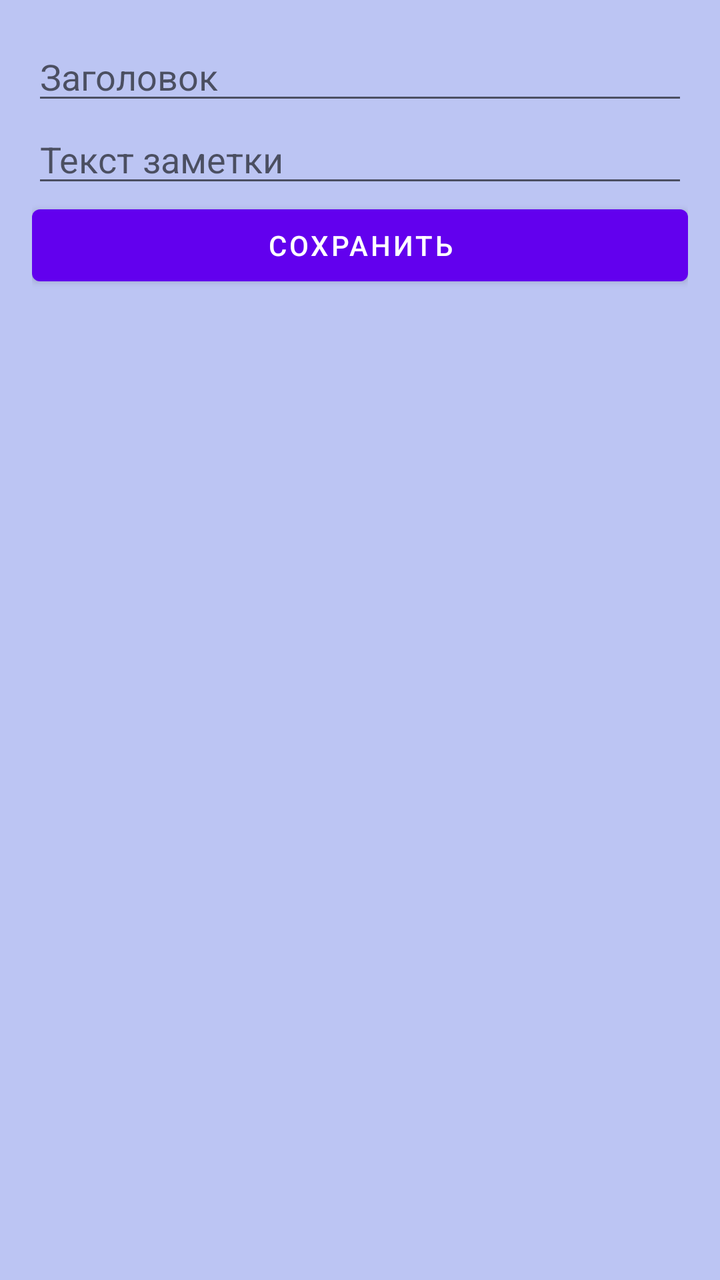
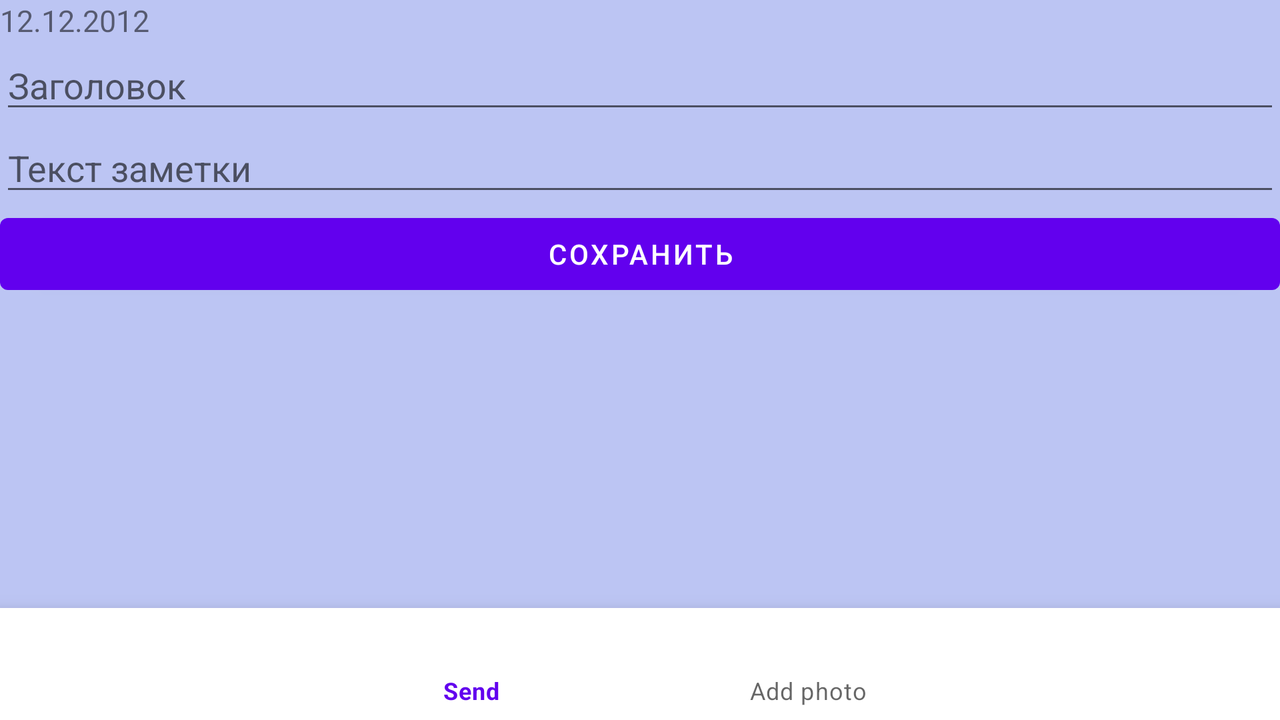

Two renders of one Android screen. The first uses the default layout on a phone; the second uses the alternative layout the repository ships for a different screen configuration, on a matching device. The two XML files are below.
<!-- AndroidManifest.xml: application theme Theme.Notes -->
<!-- res/layout/fragment_edit_note.xml -->
<?xml version="1.0" encoding="utf-8"?>
<LinearLayout xmlns:android="http://schemas.android.com/apk/res/android"
    android:layout_width="match_parent"
    android:layout_height="match_parent"
    android:background="@color/background_edit_note"
    android:orientation="vertical"
    android:padding="@dimen/default_pudding">

    <EditText
        android:id="@+id/edit_note_title"
        android:layout_width="match_parent"
        android:layout_height="wrap_content"
        android:hint="@string/note_subject_hint"
        android:inputType="text" />

    <EditText
        android:id="@+id/edit_note_description"
        android:layout_width="match_parent"
        android:layout_height="wrap_content"
        android:hint="@string/text_hint"
        android:inputType="text" />

    <Button
        android:id="@+id/save_button"
        android:layout_width="match_parent"
        android:layout_height="wrap_content"
        android:text="@string/save_button" />
</LinearLayout>
<!-- resources referenced by this layout -->
<resources>
  <color name="background_edit_note">#BCC5F3</color>
  <dimen name="default_pudding">16dp</dimen>
  <string name="note_subject_hint">Заголовок</string>
  <string name="save_button">Сохранить</string>
  <string name="text_hint">Текст заметки</string>
  <style name="Theme.Notes" parent="Theme.MaterialComponents.DayNight.DarkActionBar">
          
          <item name="colorPrimary">@color/purple_500</item>
          <item name="colorPrimaryVariant">@color/purple_700</item>
          <item name="colorOnPrimary">@color/white</item>
          
          <item name="colorSecondary">@color/teal_200</item>
          <item name="colorSecondaryVariant">@color/teal_700</item>
          <item name="colorOnSecondary">@color/black</item>
          
          <item name="android:statusBarColor" tools:targetApi="l">?attr/colorPrimaryVariant</item>
          
      </style>
  <color name="purple_500">#FF6200EE</color>
  <color name="purple_700">#FF3700B3</color>
  <color name="white">#FFFFFFFF</color>
  <color name="teal_200">#FF03DAC5</color>
  <color name="teal_700">#FF018786</color>
  <color name="black">#FF000000</color>
</resources>
<!-- res/layout-land/fragment_edit_note.xml (the repository's variant of the layout above) -->
<!-- drawn on the phone turned sideways -->
<?xml version="1.0" encoding="utf-8"?>
<LinearLayout xmlns:android="http://schemas.android.com/apk/res/android"
    xmlns:app="http://schemas.android.com/apk/res-auto"
    android:orientation="vertical"
    android:layout_width="match_parent"
    android:layout_height="match_parent"
    android:background="@color/background_edit_note">
    <TextView
        android:id="@+id/set_date"
        android:layout_width="wrap_content"
        android:layout_height="wrap_content"
        android:text="12.12.2012"
        android:textSize="@dimen/set_date"/>
    <EditText
        android:id="@+id/edit_note_title"
        android:layout_width="match_parent"
        android:layout_height="wrap_content"
        android:hint="@string/note_subject_hint"
        android:inputType="text" />

    <EditText
        android:id="@+id/edit_note_description"
        android:layout_width="match_parent"
        android:layout_height="wrap_content"
        android:hint="@string/text_hint"
        android:inputType="text" />

    <Button
        android:id="@+id/save_button"
        android:layout_width="match_parent"
        android:layout_height="wrap_content"
        android:text="@string/save_button" />
    <FrameLayout
        android:layout_width="match_parent"
        android:layout_height="0dp"
        android:layout_weight="1"/>

    <com.google.android.material.bottomnavigation.BottomNavigationView
        android:id="@+id/note_menu"
        android:layout_width="match_parent"
        android:layout_height="wrap_content"
        app:menu="@menu/notes_options_menu"/>

</LinearLayout>
<!-- resources referenced by the variant -->
<!-- as the phone turned sideways resolves them -->
<resources>
  <color name="background_edit_note">#BCC5F3</color>
  <dimen name="set_date">15sp</dimen>
  <string name="note_subject_hint">Заголовок</string>
  <string name="save_button">Сохранить</string>
  <string name="text_hint">Текст заметки</string>
  <style name="Theme.Notes" parent="Theme.MaterialComponents.DayNight.DarkActionBar">
          
          <item name="colorPrimary">@color/purple_500</item>
          <item name="colorPrimaryVariant">@color/purple_700</item>
          <item name="colorOnPrimary">@color/white</item>
          
          <item name="colorSecondary">@color/teal_200</item>
          <item name="colorSecondaryVariant">@color/teal_700</item>
          <item name="colorOnSecondary">@color/black</item>
          
          <item name="android:statusBarColor" tools:targetApi="l">?attr/colorPrimaryVariant</item>
          
      </style>
  <color name="purple_500">#FF6200EE</color>
  <color name="purple_700">#FF3700B3</color>
  <color name="white">#FFFFFFFF</color>
  <color name="teal_200">#FF03DAC5</color>
  <color name="teal_700">#FF018786</color>
  <color name="black">#FF000000</color>
</resources>
